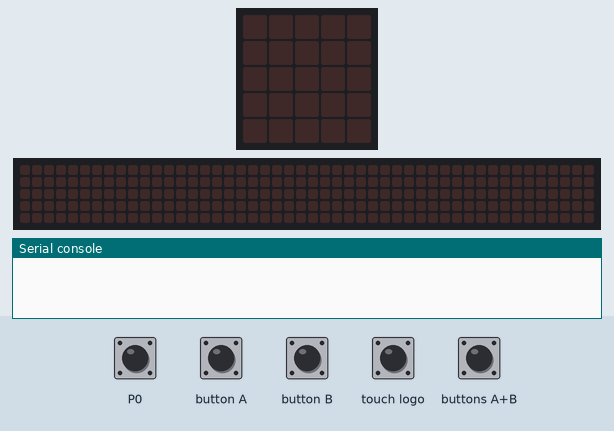
Simulated run of this program. Board: BBC micro:bit (MakeCode). Shown: the board's 5×5 LED display, a strip that is not on the board, showing the scrolling text unrolled, the last lines printed to the serial console. Inputs (shaded band) come from the test bench. The 48×5 strip is a reading aid, not a part: it shows the text the display is scrolling, unrolled, one strip-width of it at a time.

Above: at 1.2 s.
1.3 s: buttons A+B pressed for 0.15 s
At 7.6 s:
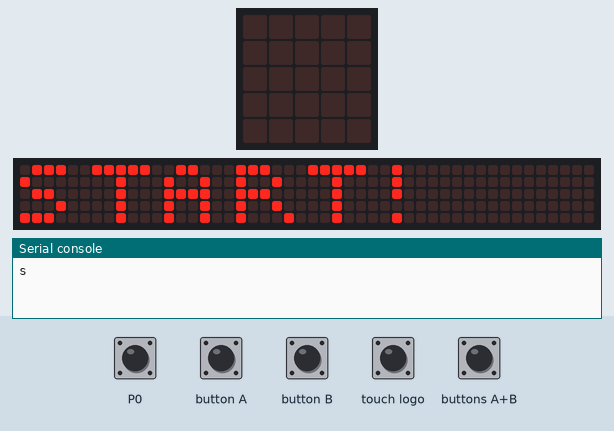
11.6 s: buttons A+B pressed for 1 s
At 12.82 s:
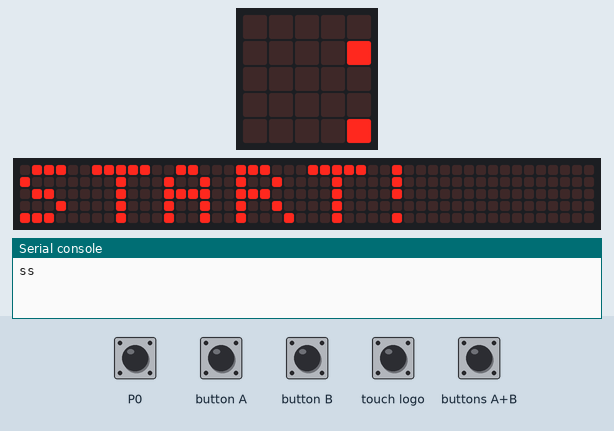
Timing chart, 0 to 14.6 s (numbered marks = the images above; inputs shaded):
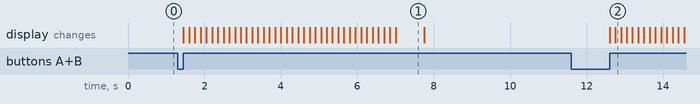

The program:

main.ts
```typescript
input.onPinPressed(TouchPin.P0, function () {
    if (!(input.buttonIsPressed(Button.A) || input.buttonIsPressed(Button.A))) {
        serial.writeString("j")
    }
})
input.onLogoEvent(TouchButtonEvent.LongPressed, function () {
    serial.writeString("abcdefghijklmnopqrstuvwxyz0123456789!#$%&")
})
serial.onDataReceived(serial.delimiters(Delimiters.NewLine), function () {
    basic.showString(serial.readLine())
})
input.onGesture(Gesture.Shake, function () {
    serial.writeString("c")
})
input.onButtonPressed(Button.AB, function () {
    serial.writeString("s")
    basic.showString("START!")
})
radio.onReceivedValue(function (name, value) {
    if (value == 1) {
        if (!(input.buttonIsPressed(Button.A) || input.buttonIsPressed(Button.B))) {
            serial.writeString("j")
        }
    }
})
serial.redirect(
SerialPin.USB_TX,
SerialPin.USB_RX,
BaudRate.BaudRate115200
)
radio.setGroup(255)
```

test.ts
```typescript
// テストはここに来ます。このパッケージが拡張機能として使用されるときにはコンパイルされません。
```

Measured:
- after the input at 1.3 s, the display: changes after 0.15 s (image 1)
- after the input at 11.6 s, the display: first changes after 1.0 s (image 2 shows a later state)
- what the display in image 1 shows lasts 0.8 s, from 7.0 s to 7.8 s
